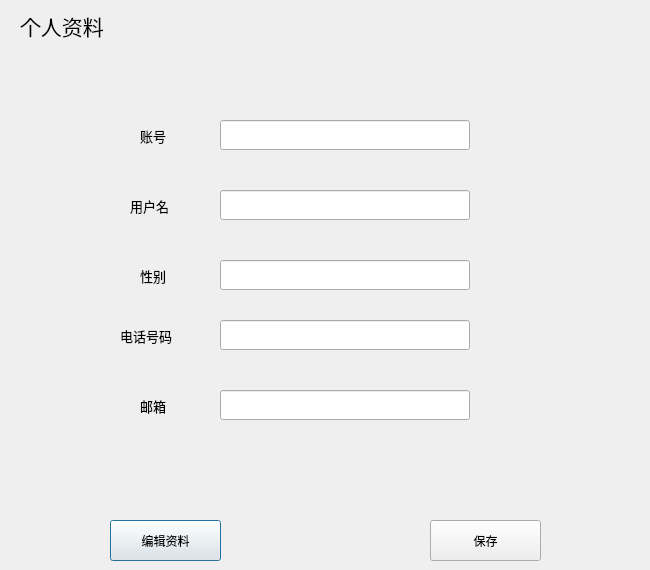
<?xml version="1.0" encoding="UTF-8"?>
<ui version="4.0">
 <class>information</class>
 <widget class="QDialog" name="information">
  <property name="geometry">
   <rect>
    <x>0</x>
    <y>0</y>
    <width>650</width>
    <height>570</height>
   </rect>
  </property>
  <property name="windowTitle">
   <string>Dialog</string>
  </property>
  <widget class="QLineEdit" name="name">
   <property name="geometry">
    <rect>
     <x>220</x>
     <y>190</y>
     <width>250</width>
     <height>30</height>
    </rect>
   </property>
   <property name="minimumSize">
    <size>
     <width>250</width>
     <height>30</height>
    </size>
   </property>
  </widget>
  <widget class="QLabel" name="label_5">
   <property name="geometry">
    <rect>
     <x>140</x>
     <y>390</y>
     <width>51</width>
     <height>31</height>
    </rect>
   </property>
   <property name="font">
    <font>
     <family>SimSun-ExtB</family>
     <pointsize>10</pointsize>
    </font>
   </property>
   <property name="text">
    <string>邮箱</string>
   </property>
  </widget>
  <widget class="QLineEdit" name="userID">
   <property name="geometry">
    <rect>
     <x>220</x>
     <y>120</y>
     <width>250</width>
     <height>30</height>
    </rect>
   </property>
   <property name="minimumSize">
    <size>
     <width>250</width>
     <height>30</height>
    </size>
   </property>
  </widget>
  <widget class="QLineEdit" name="email">
   <property name="geometry">
    <rect>
     <x>220</x>
     <y>390</y>
     <width>250</width>
     <height>30</height>
    </rect>
   </property>
   <property name="minimumSize">
    <size>
     <width>250</width>
     <height>30</height>
    </size>
   </property>
  </widget>
  <widget class="QLabel" name="label_2">
   <property name="geometry">
    <rect>
     <x>140</x>
     <y>260</y>
     <width>41</width>
     <height>31</height>
    </rect>
   </property>
   <property name="font">
    <font>
     <family>SimSun-ExtB</family>
     <pointsize>10</pointsize>
    </font>
   </property>
   <property name="text">
    <string>性别</string>
   </property>
  </widget>
  <widget class="QLabel" name="label_4">
   <property name="geometry">
    <rect>
     <x>120</x>
     <y>320</y>
     <width>71</width>
     <height>31</height>
    </rect>
   </property>
   <property name="font">
    <font>
     <family>SimSun-ExtB</family>
     <pointsize>10</pointsize>
    </font>
   </property>
   <property name="text">
    <string>电话号码</string>
   </property>
  </widget>
  <widget class="QLineEdit" name="phone">
   <property name="geometry">
    <rect>
     <x>220</x>
     <y>320</y>
     <width>250</width>
     <height>30</height>
    </rect>
   </property>
   <property name="minimumSize">
    <size>
     <width>250</width>
     <height>30</height>
    </size>
   </property>
  </widget>
  <widget class="QLabel" name="label">
   <property name="geometry">
    <rect>
     <x>130</x>
     <y>190</y>
     <width>61</width>
     <height>31</height>
    </rect>
   </property>
   <property name="font">
    <font>
     <family>SimSun-ExtB</family>
     <pointsize>10</pointsize>
    </font>
   </property>
   <property name="text">
    <string>用户名</string>
   </property>
  </widget>
  <widget class="QLineEdit" name="gender">
   <property name="geometry">
    <rect>
     <x>220</x>
     <y>260</y>
     <width>250</width>
     <height>30</height>
    </rect>
   </property>
   <property name="minimumSize">
    <size>
     <width>250</width>
     <height>30</height>
    </size>
   </property>
  </widget>
  <widget class="QLabel" name="label_7">
   <property name="geometry">
    <rect>
     <x>140</x>
     <y>120</y>
     <width>41</width>
     <height>31</height>
    </rect>
   </property>
   <property name="font">
    <font>
     <family>SimSun-ExtB</family>
     <pointsize>10</pointsize>
    </font>
   </property>
   <property name="text">
    <string>账号</string>
   </property>
  </widget>
  <widget class="QLabel" name="label_8">
   <property name="geometry">
    <rect>
     <x>20</x>
     <y>0</y>
     <width>121</width>
     <height>51</height>
    </rect>
   </property>
   <property name="font">
    <font>
     <family>微软雅黑</family>
     <pointsize>16</pointsize>
     <weight>50</weight>
     <bold>false</bold>
    </font>
   </property>
   <property name="text">
    <string>个人资料</string>
   </property>
  </widget>
  <widget class="QPushButton" name="edit">
   <property name="geometry">
    <rect>
     <x>110</x>
     <y>520</y>
     <width>111</width>
     <height>41</height>
    </rect>
   </property>
   <property name="text">
    <string>编辑资料</string>
   </property>
  </widget>
  <widget class="QPushButton" name="save">
   <property name="geometry">
    <rect>
     <x>430</x>
     <y>520</y>
     <width>111</width>
     <height>41</height>
    </rect>
   </property>
   <property name="text">
    <string>保存</string>
   </property>
  </widget>
 </widget>
 <resources/>
 <connections/>
</ui>
